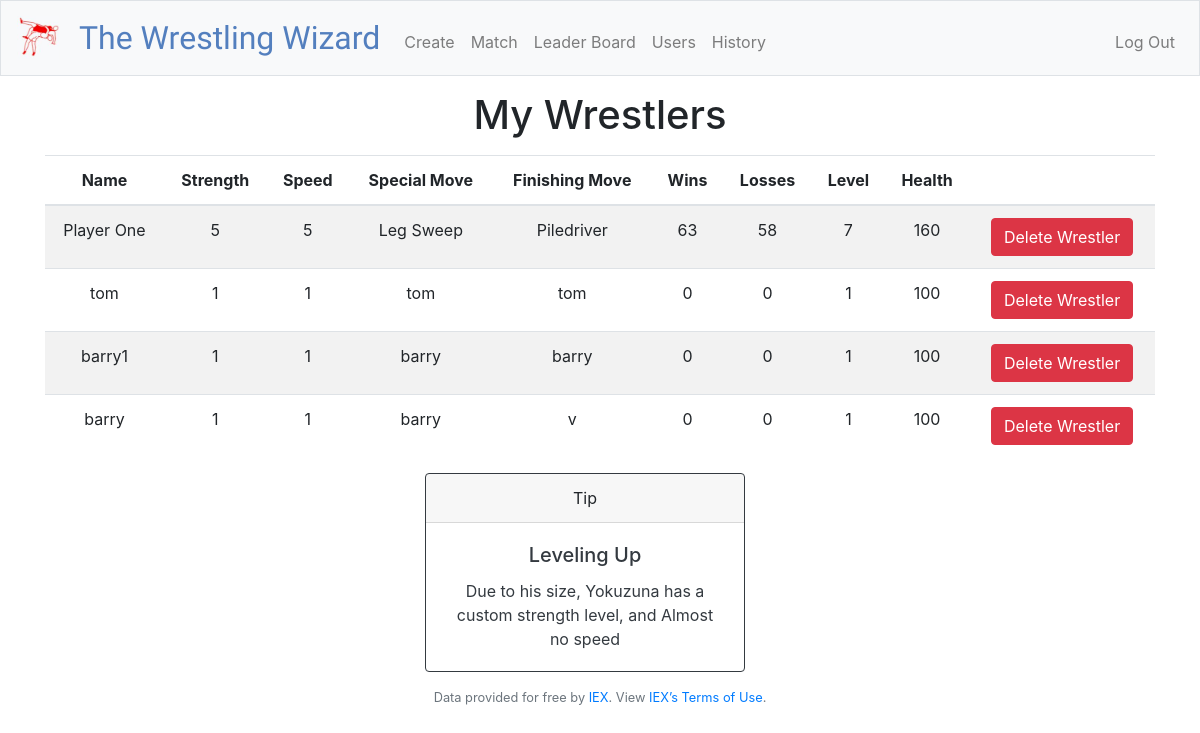
Before: / (signed in) with the older database file.
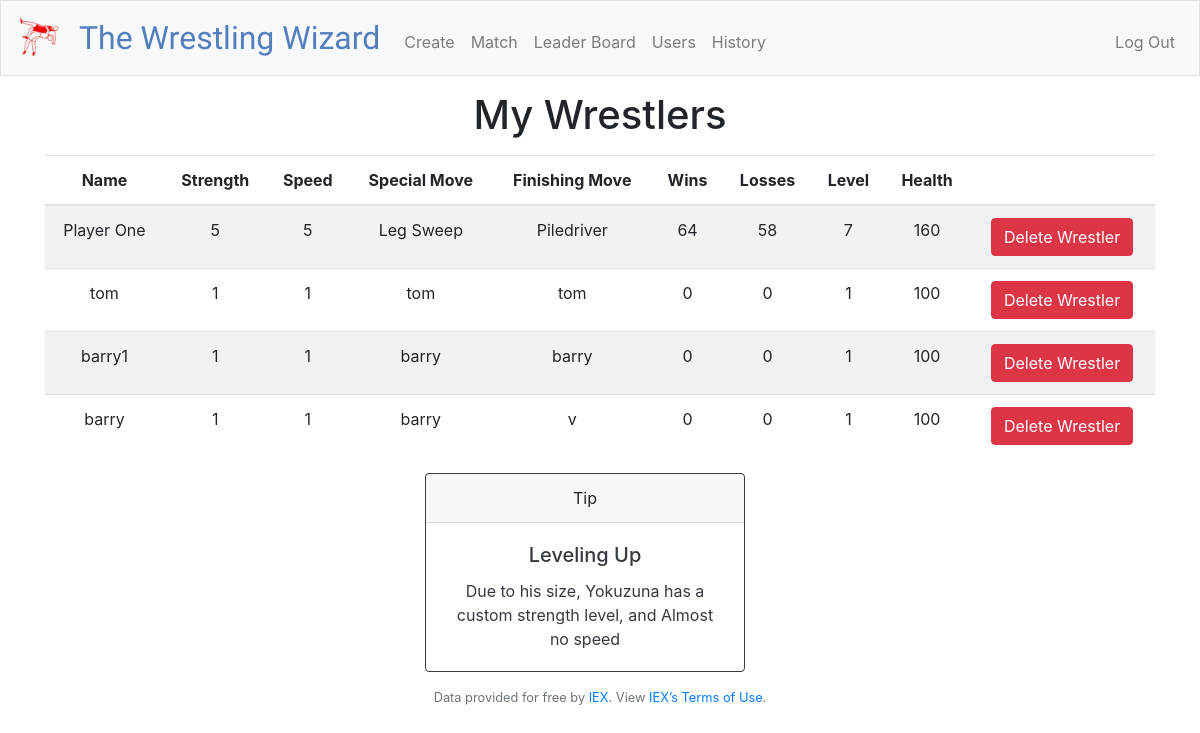
After: the same page with the newer database file.
### tables this page shows
CREATE TABLE 'wrestlers' ('id' INTEGER PRIMARY KEY AUTOINCREMENT NOT NULL UNIQUE, 'userid' INTEGER NOT NULL, 'name' TEXT NOT NULL, 'specialMove' TEXT NOT NULL, 'strength' NUMERIC NOT NULL, 'speed' NUMERIC NOT NULL, 'health' NUMERIC NOT NULL, 'finishingMove' TEXT NOT NULL, 'wins' NUMERIC NOT NULL, 'losses' NUMERIC NOT NULL, 'level' NUMERIC NOT NULL, 'deleted' BOOLEAN NOT NULL, 'isChampion' BOOLEAN NOT NULL, FOREIGN KEY(userid) REFERENCES users(id));

### application.py (the view)
@app.route("/")
@login_required
def index():
    userid = session["user_id"]
    message = Markup("Looks like you don't have and wrestlers, why not <a href='/create'>create </a>one?")
    wrestlers = db.execute("SELECT * FROM wrestlers WHERE userid = :userid and deleted = 0", userid=userid)
    if not wrestlers:
        return render_template("index.html", wrestlers=wrestlers, message=message, tips=random.choice(tips))
    else:
        return render_template("index.html", wrestlers=wrestlers, message="", tips=random.choice(tips))

### application.py (called while the page is built)
@app.after_request
def after_request(response):
    response.headers["Cache-Control"] = "no-cache, no-store, must-revalidate"
    response.headers["Expires"] = 0
    response.headers["Pragma"] = "no-cache"
    return response

### helpers.py (called while the page is built)
def login_required(f):
    @wraps(f)
    def decorated_function(*args, **kwargs):
        if session.get("user_id") is None:
            return redirect("/login")
        return f(*args, **kwargs)
    return decorated_function

### templates/index.html (shortened to what this page needs)
{% extends "layout.html" %}
{% block main %}
    <h1>My Wrestlers</h1>
    {% if wrestlers %}
    <div class="table-responsive">
        <table id="results-table" class="table table-striped">
          <thead>
            <tr>
              <th scope="col">Name</th>
              <th scope="col">Strength</th>
              <th scope="col">Speed</th>
              <th scope="col">Special Move</th>
              <th scope="col">Finishing Move</th>
              <th scope="col">Wins</th>
              <th scope="col">Losses</th>
              <th scope="col">Level</th>
              <th scope="col">Health</th>
              <th scope="col"></th>
            </tr>
          </thead>
          <tbody>
        {% for wrestler in wrestlers %}
            <tr>
              <td>{{wrestler["name"]}}</td>
              <td>{{wrestler["strength"]}}</td>
              <td>{{wrestler["speed"]}}</td>
              <td>{{wrestler["specialMove"]}}</td>
              <td>{{wrestler["finishingMove"]}}</td>
              <td>{{wrestler["wins"]}}</td>
              <td>{{wrestler["losses"]}}</td>
              <td>{{wrestler["level"]}}</td>
              <td>{{wrestler["health"]}}</td>
              <form action="/delete" method="post">
                <td><button id="deleteButton" class="btn btn-danger" type="submit">Delete Wrestler</button></td>
               </form>
            </tr>
        {% endfor %}
          </tbody>
        </table>
        </div>
        {% endif %}
              <div class="row">
                <div class="col">
                </div>
                <div class="col">
                  <div class="card border-dark mb-3" style="max-width: 20rem;">
                  <div class="card-header">Tip</div>
                  <d  iv class="card-body text-dark">
                    <h5 class="card-title">Leveling Up</h5>
                      <p class="card-text">{{tips}}</p>
                  </div>
               </div>
                <div class="col">
                </div>
              </div>
{% endblock %}

Changed rows visible on the page:
changed wrestlers "Player One": wins "63" → "64"
